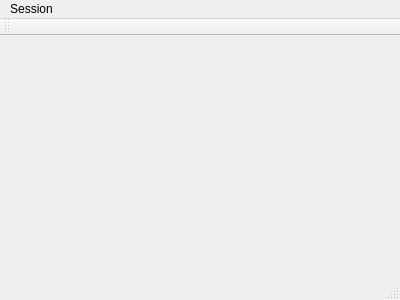
<?xml version="1.0" encoding="UTF-8"?>
<ui version="4.0">
 <class>MainWindow</class>
 <widget class="QMainWindow" name="MainWindow">
  <property name="geometry">
   <rect>
    <x>0</x>
    <y>0</y>
    <width>400</width>
    <height>300</height>
   </rect>
  </property>
  <property name="windowTitle">
   <string>MainWindow</string>
  </property>
  <widget class="QWidget" name="centralWidget"/>
  <widget class="QMenuBar" name="menuBar">
   <property name="geometry">
    <rect>
     <x>0</x>
     <y>0</y>
     <width>400</width>
     <height>22</height>
    </rect>
   </property>
   <widget class="QMenu" name="menuMenu">
    <property name="title">
     <string>Session</string>
    </property>
    <addaction name="actionLogin"/>
    <addaction name="actionLogout"/>
    <addaction name="actionExit"/>
   </widget>
   <addaction name="menuMenu"/>
  </widget>
  <widget class="QToolBar" name="mainToolBar">
   <attribute name="toolBarArea">
    <enum>TopToolBarArea</enum>
   </attribute>
   <attribute name="toolBarBreak">
    <bool>false</bool>
   </attribute>
  </widget>
  <widget class="QStatusBar" name="statusBar"/>
  <action name="actionLogin">
   <property name="text">
    <string>Login</string>
   </property>
  </action>
  <action name="actionLogout">
   <property name="text">
    <string>Logout</string>
   </property>
  </action>
  <action name="actionExit">
   <property name="text">
    <string>Exit</string>
   </property>
  </action>
 </widget>
 <layoutdefault spacing="6" margin="11"/>
 <resources/>
 <connections/>
</ui>
